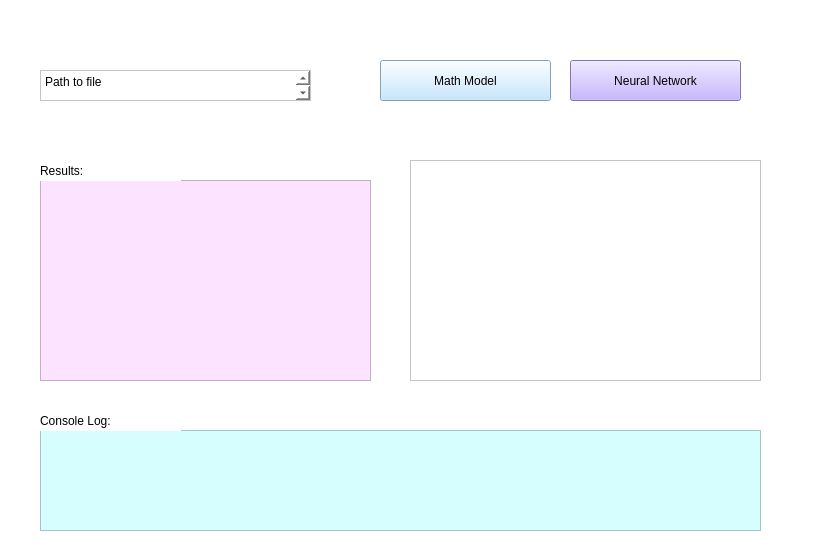
<?xml version="1.0" encoding="UTF-8"?>
<ui version="4.0">
 <class>MainWindow</class>
 <widget class="QMainWindow" name="MainWindow">
  <property name="geometry">
   <rect>
    <x>0</x>
    <y>0</y>
    <width>814</width>
    <height>555</height>
   </rect>
  </property>
  <property name="windowTitle">
   <string>MainWindow</string>
  </property>
  <property name="autoFillBackground">
   <bool>false</bool>
  </property>
  <property name="styleSheet">
   <string notr="true">background-color: rgb(255, 255, 255);</string>
  </property>
  <widget class="QWidget" name="centralwidget">
   <widget class="QPushButton" name="simulateNN">
    <property name="geometry">
     <rect>
      <x>570</x>
      <y>60</y>
      <width>171</width>
      <height>41</height>
     </rect>
    </property>
    <property name="autoFillBackground">
     <bool>false</bool>
    </property>
    <property name="styleSheet">
     <string notr="true">background-color: rgb(184, 161, 255);</string>
    </property>
    <property name="text">
     <string>Neural Network</string>
    </property>
   </widget>
   <widget class="QPushButton" name="simulateMathModel">
    <property name="geometry">
     <rect>
      <x>380</x>
      <y>60</y>
      <width>171</width>
      <height>41</height>
     </rect>
    </property>
    <property name="autoFillBackground">
     <bool>false</bool>
    </property>
    <property name="styleSheet">
     <string notr="true">background-color: rgb(183, 224, 255);</string>
    </property>
    <property name="text">
     <string>Math Model</string>
    </property>
   </widget>
   <widget class="QGraphicsView" name="lineGraphView">
    <property name="geometry">
     <rect>
      <x>410</x>
      <y>160</y>
      <width>351</width>
      <height>221</height>
     </rect>
    </property>
   </widget>
   <widget class="QPlainTextEdit" name="inputFile">
    <property name="geometry">
     <rect>
      <x>40</x>
      <y>70</y>
      <width>271</width>
      <height>31</height>
     </rect>
    </property>
    <property name="plainText">
     <string>Path to file
</string>
    </property>
   </widget>
   <widget class="QPlainTextEdit" name="results_log">
    <property name="geometry">
     <rect>
      <x>40</x>
      <y>180</y>
      <width>331</width>
      <height>201</height>
     </rect>
    </property>
    <property name="styleSheet">
     <string notr="true">background-color: rgb(252, 227, 255);</string>
    </property>
   </widget>
   <widget class="QPlainTextEdit" name="console_log">
    <property name="geometry">
     <rect>
      <x>40</x>
      <y>430</y>
      <width>721</width>
      <height>101</height>
     </rect>
    </property>
    <property name="styleSheet">
     <string notr="true">background-color: rgb(214, 254, 255);</string>
    </property>
   </widget>
   <widget class="QLabel" name="label">
    <property name="geometry">
     <rect>
      <x>40</x>
      <y>410</y>
      <width>141</width>
      <height>21</height>
     </rect>
    </property>
    <property name="text">
     <string>Console Log:</string>
    </property>
   </widget>
   <widget class="QLabel" name="label_2">
    <property name="geometry">
     <rect>
      <x>40</x>
      <y>160</y>
      <width>141</width>
      <height>21</height>
     </rect>
    </property>
    <property name="text">
     <string>Results:</string>
    </property>
   </widget>
  </widget>
  <widget class="QStatusBar" name="statusbar"/>
 </widget>
 <resources/>
 <connections/>
</ui>
